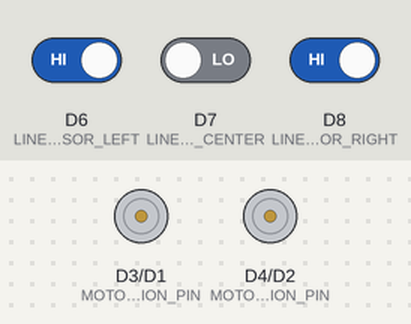
Bench run of a sketch on a simulated ESP8266 (NodeMCU). Shown: direction and speed pins drawn as motors (green arrow = direction pin HIGH = forward, orange = LOW = backward, longer = more drive). The inputs (shaded band) are chosen by the test bench; at power-on: D6 (LINE_SENSOR_LEFT) HIGH, D7 (LINE_SENSOR_CENTER) LOW, D8 (LINE_SENSOR_RIGHT) HIGH.

Above: at 1.2 s.
1.3 s: D6 (LINE_SENSOR_LEFT) driven LOW and D7 (LINE_SENSOR_CENTER) driven HIGH
At 2.3 s:
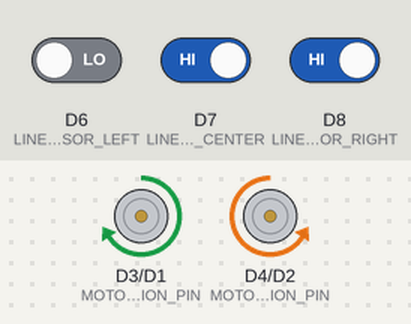
2.8 s: D6 (LINE_SENSOR_LEFT) driven HIGH
At 3.5 s:
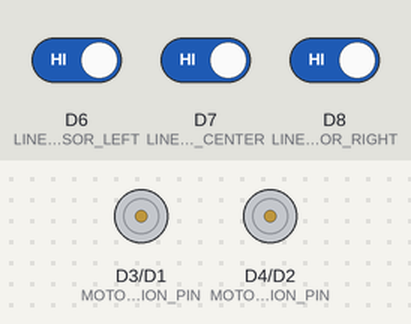
4.3 s: D8 (LINE_SENSOR_RIGHT) driven LOW
At 4.6 s:
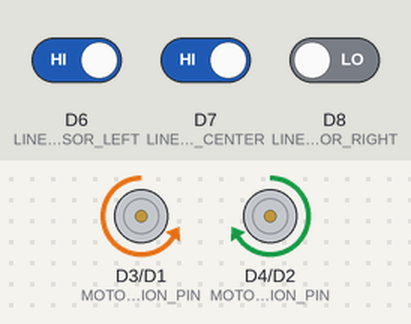
5.8 s: D7 (LINE_SENSOR_CENTER) driven LOW
At 7.0 s:
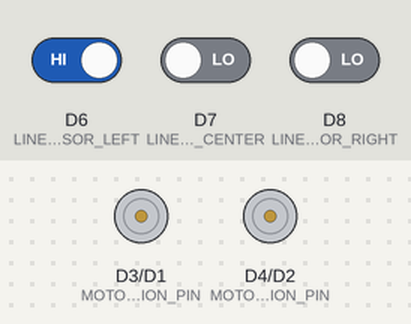
7.3 s: D7 (LINE_SENSOR_CENTER) driven HIGH
At 8.1 s:
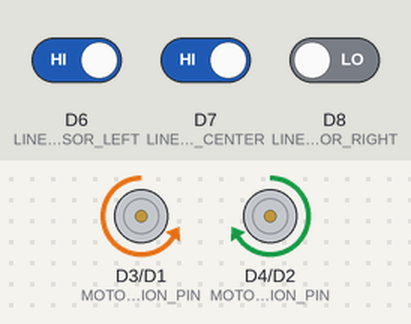
8.8 s: D6 (LINE_SENSOR_LEFT) driven LOW
At 9.3 s:
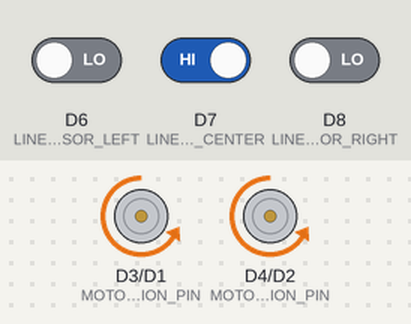
Timing chart, 0 to 11.3 s (numbered marks = the images above; inputs shaded):
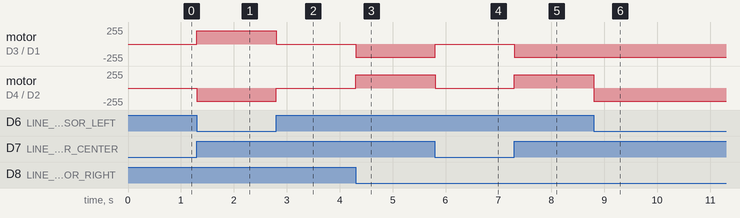

The sketch:

part3.ino
```cpp
/***
* RobotArduino - Part 3
* Description: How to automate robot using line following sensors
* Author: Nhan Nguyen
* Email: hello@fablabsaigon.org
* Version: 1.0
***/
//#define DEBUG

#define MOTORA_SPEED_PIN        D1
#define MOTORA_DIRECTION_PIN    D3
#define MOTORB_SPEED_PIN        D2
#define MOTORB_DIRECTION_PIN    D4

#define LINE_SENSOR_LEFT        D6
#define LINE_SENSOR_CENTER      D7
#define LINE_SENSOR_RIGHT       D8
#define TIMER                   100  // 10ms

long currentTime = 0;
long lastTimeCheck = 0;

void setup() {
    #ifdef DEBUG
    Serial.begin(115200);
    Serial.println("RobotKit");
    #endif
    // setup robot
    setupRobot();

    // setup line following sensor
    setupLineSensor();
}

void loop() {
  checkLineSensor();
}

/***
* Function: setupLineSensor()
* Arguments: None
* Return: None
* Description: Setup line following sensor for first time use
***/
void setupLineSensor() {
    pinMode(LINE_SENSOR_CENTER, INPUT);
    pinMode(LINE_SENSOR_LEFT, INPUT);
    pinMode(LINE_SENSOR_RIGHT, INPUT);
}

/***
* Function: checkLineSensor()
* Arguments: None
* Return: None
* Description: Control robot using line following sensor
***/
void checkLineSensor() {
    uint8_t sensorCenter, sensorLeft, sensorRight;

    currentTime = millis();
    if((currentTime - lastTimeCheck) >= TIMER) {
        sensorCenter = digitalRead(LINE_SENSOR_CENTER);
        sensorLeft = digitalRead(LINE_SENSOR_LEFT);
        sensorRight = digitalRead(LINE_SENSOR_RIGHT);
        #ifdef DEBUG
        Serial.print(sensorCenter);
        Serial.print(", ");
        Serial.print(sensorLeft);
        Serial.print(", ");
        Serial.println(sensorRight);
        #endif
        if(sensorCenter == HIGH && sensorLeft == LOW && sensorRight == LOW) {
            goForward(800);
        } else if (sensorCenter == HIGH && sensorLeft == HIGH && sensorRight == LOW) {
            goLeft(800);
        } else if (sensorCenter == HIGH && sensorLeft == LOW && sensorRight == HIGH) {
            goRight(800);
        } else {
            stop(); // Hum, does this case happen?
        }
        lastTimeCheck = currentTime;
    }
}

/***
* Function: setupRobot()
* Arguments: None
* Return: None
* Description: Setup robot at first
***/
void setupRobot() {
    // setup motor A pins
    pinMode(MOTORA_SPEED_PIN, OUTPUT);
    pinMode(MOTORA_DIRECTION_PIN, OUTPUT);

    // setup motor B pins
    pinMode(MOTORB_SPEED_PIN, OUTPUT);
    pinMode(MOTORB_DIRECTION_PIN, OUTPUT);

    // stop robot at first
    stop();
}

/***
* Function: goForward()
* Arguments: targetSpeed (how fast the robot can run)
* Return: None
* Description: Make robot go forward
***/
void goForward(int targetSpeed) {
    if(targetSpeed >=0 and targetSpeed <= 1023) {
        digitalWrite(MOTORA_DIRECTION_PIN, 0);
        analogWrite(MOTORA_SPEED_PIN, targetSpeed);
        digitalWrite(MOTORB_DIRECTION_PIN, 0);
        analogWrite(MOTORB_SPEED_PIN, targetSpeed);
    }
}

/***
* Function: goBackward()
* Arguments: targetSpeed (how fast the robot can run)
* Return: None
* Description: Make robot go backward
***/
void goBackward(int targetSpeed) {
    if(targetSpeed >=0 and targetSpeed <= 1023) {
        digitalWrite(MOTORA_DIRECTION_PIN, 1);
        analogWrite(MOTORA_SPEED_PIN, targetSpeed);
        digitalWrite(MOTORB_DIRECTION_PIN, 1);
        analogWrite(MOTORB_SPEED_PIN, targetSpeed);
    }
}

/***
* Function: goLeft()
* Arguments: targetSpeed (how fast the robot can run)
* Return: None
* Description: Make robot go left
***/
void goLeft(int targetSpeed) {
    if(targetSpeed >=0 and targetSpeed <= 1023) {
        digitalWrite(MOTORA_DIRECTION_PIN, 0);
        analogWrite(MOTORA_SPEED_PIN, targetSpeed);
        digitalWrite(MOTORB_DIRECTION_PIN, 1);
        analogWrite(MOTORB_SPEED_PIN, targetSpeed);
    }
}

/***
* Function: goRight()
* Arguments: targetSpeed (how fast the robot can run)
* Return: None
* Description: Make robot go right
***/
void goRight(int targetSpeed) {
    if(targetSpeed >=0 and targetSpeed <= 1023) {
        digitalWrite(MOTORA_DIRECTION_PIN, 1);
        analogWrite(MOTORA_SPEED_PIN, targetSpeed);
        digitalWrite(MOTORB_DIRECTION_PIN, 0);
        analogWrite(MOTORB_SPEED_PIN, targetSpeed);
    }
}

/***
* Function: stop()
* Arguments: None
* Return: None
* Description: Stop robot
***/
void stop() {
    analogWrite(MOTORA_SPEED_PIN, 0);
    analogWrite(MOTORB_SPEED_PIN, 0);
}
```

Measured:
- after the input at 1.3 s, motor on D3 (MOTORA_DIRECTION_PIN) / D1 (MOTORA_SPEED_PIN): stopped → forward 199/255 at once; motor on D4 (MOTORB_DIRECTION_PIN) / D2 (MOTORB_SPEED_PIN): stopped → backward 199/255 at once
- after the input at 2.8 s, motor on D3 (MOTORA_DIRECTION_PIN) / D1 (MOTORA_SPEED_PIN): forward 199/255 → stopped at once; motor on D4 (MOTORB_DIRECTION_PIN) / D2 (MOTORB_SPEED_PIN): backward 199/255 → stopped at once
- after the input at 4.3 s, motor on D3 (MOTORA_DIRECTION_PIN) / D1 (MOTORA_SPEED_PIN): stopped → backward 199/255 at once; motor on D4 (MOTORB_DIRECTION_PIN) / D2 (MOTORB_SPEED_PIN): stopped → forward 199/255 at once
- after the input at 5.8 s, motor on D3 (MOTORA_DIRECTION_PIN) / D1 (MOTORA_SPEED_PIN): backward 199/255 → stopped at once; motor on D4 (MOTORB_DIRECTION_PIN) / D2 (MOTORB_SPEED_PIN): forward 199/255 → stopped at once
- after the input at 7.3 s, motor on D3 (MOTORA_DIRECTION_PIN) / D1 (MOTORA_SPEED_PIN): stopped → backward 199/255 at once; motor on D4 (MOTORB_DIRECTION_PIN) / D2 (MOTORB_SPEED_PIN): stopped → forward 199/255 at once
- after the input at 8.8 s, motor on D4 (MOTORB_DIRECTION_PIN) / D2 (MOTORB_SPEED_PIN): forward 199/255 → backward 199/255 at once
